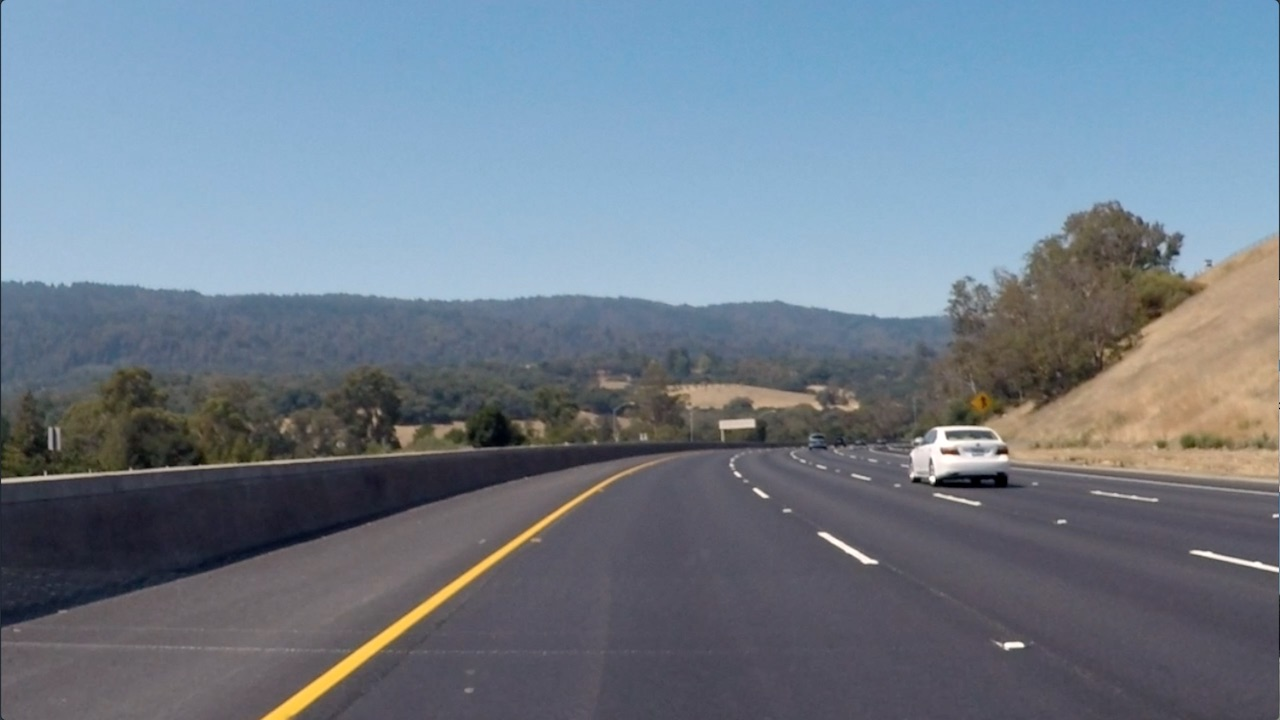
#> input picture notebook/CNN /data/curved_lane.jpg, 1280 x 720 px
$ jupyter execute custom_filters.ipynb   (shell and % lines are left out)
#> lines starting #> are read from the running program, lines starting #| are printed output that depends on the picture
# Creating a Filter, edge Detection

[cell 1]
import matplotlib.pyplot as plt
import matplotlib.image as mpimg

import cv2
import numpy as np


# Read in the image
image = mpimg.imread('data/curved_lane.jpg')
#> image is the input picture: shape (720, 1280, 3); mean R, G, B 112.1, 125, 138.7

plt.imshow(image)

## Convert the image to grayscale

[cell 2]
gray = cv2.cvtColor(image, cv2.COLOR_RGB2GRAY)
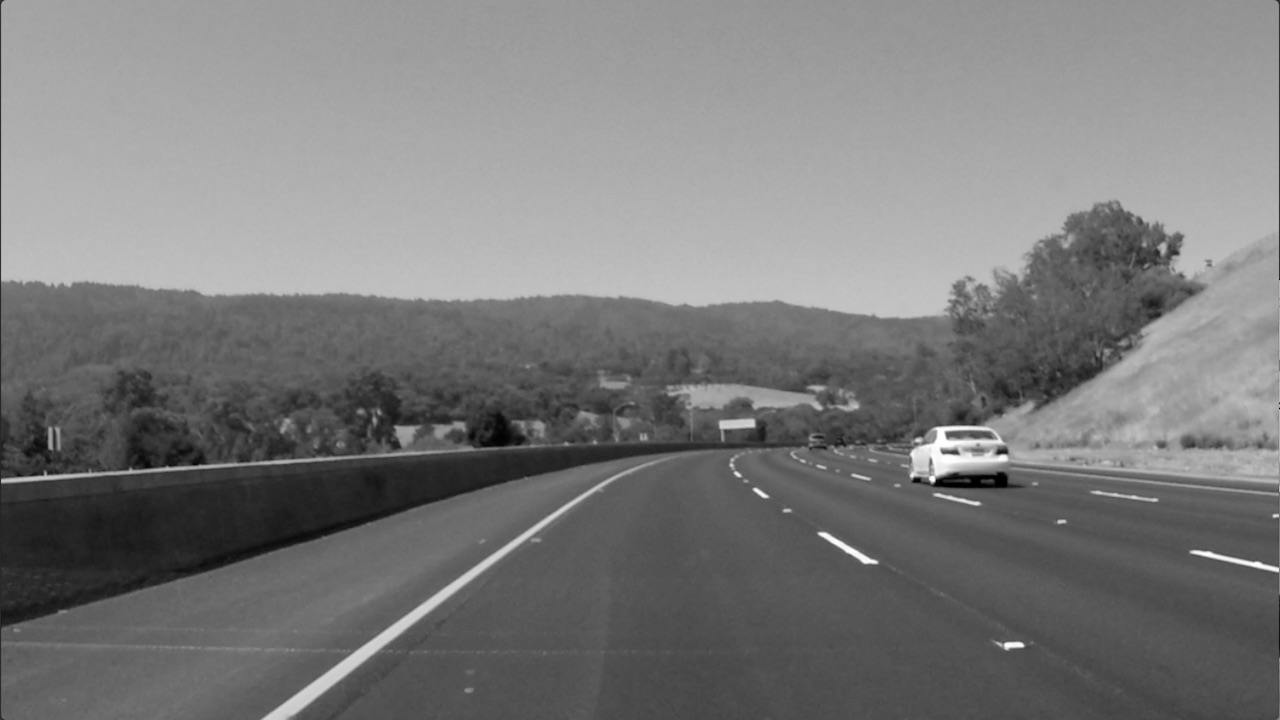
#> gray: shape (720, 1280); min 0, max 255, mean 122.7

plt.imshow(gray, cmap="gray", vmin=0, vmax=255)

## Create a custom kernel

[cell 3]
sobel_x = np.array([[ -1, 0, 1],
                   [-2, 0, 2],
                   [-1, 0, 1]])

sobel_y = np.array([[ -1, -2, -1],
                   [ 0, 0, 0],
                   [ 1, 2, 1]])

# filtered img
filter_by_x = cv2.filter2D(gray, -1, sobel_x)
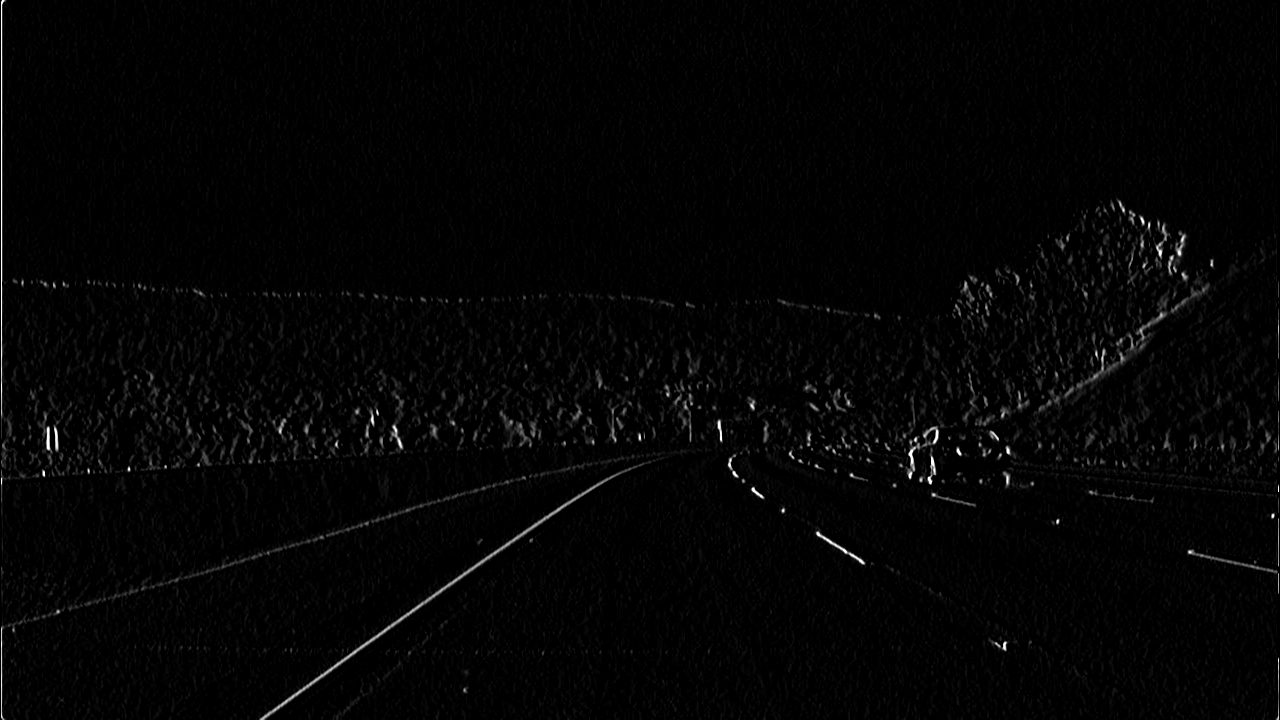
#> filter_by_x: shape (720, 1280); min 0, max 255, mean 4.3
filter_by_y = cv2.filter2D(filter_by_x, -1, sobel_y)
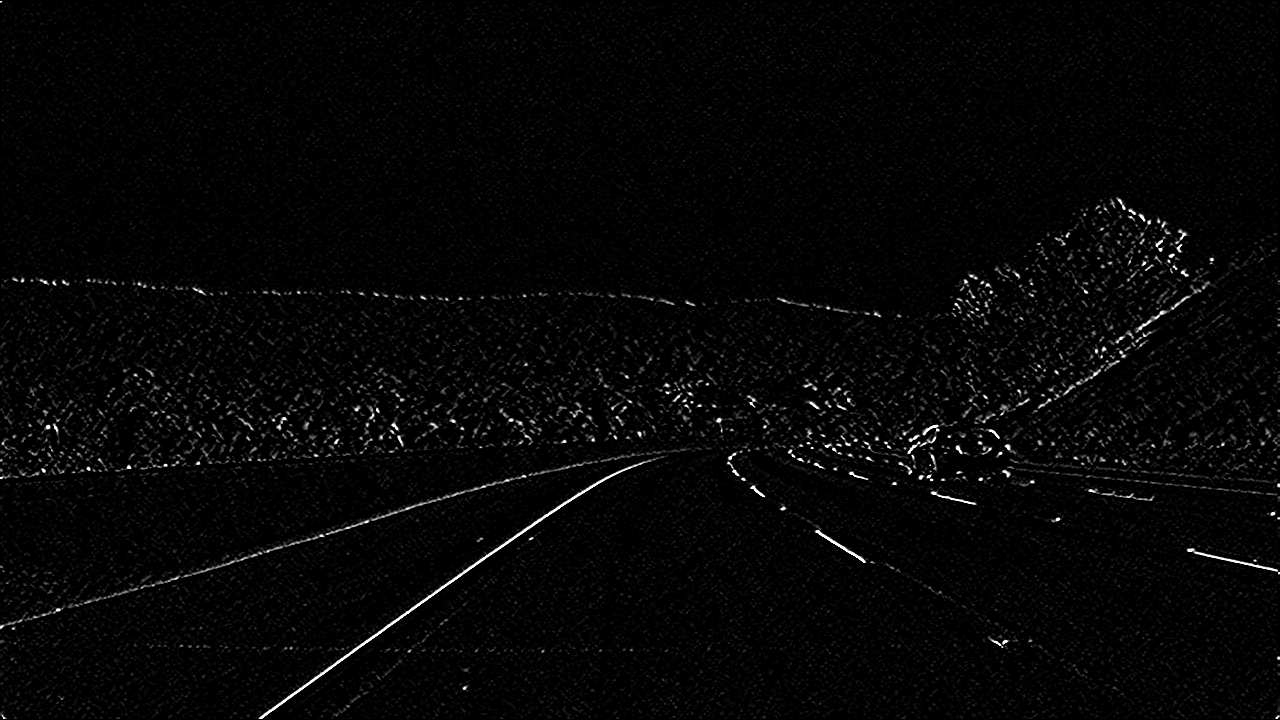
#> filter_by_y: shape (720, 1280); min 0, max 255, mean 5.9

plt.imshow(filter_by_y, cmap="gray", vmin=0, vmax=255)
